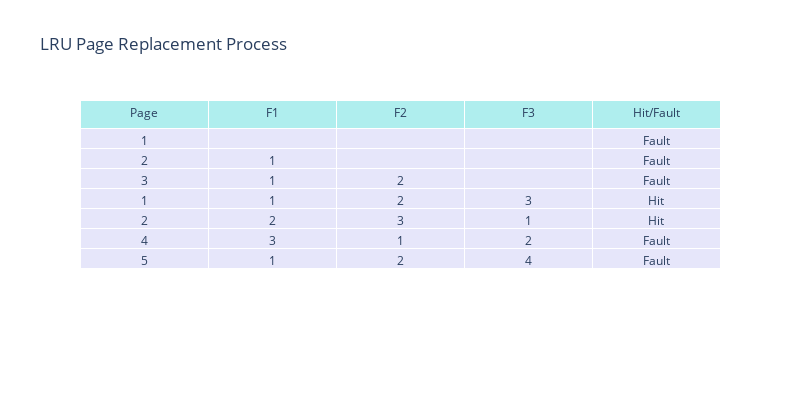

The notebook cell this image was saved under:
### Code cell
import pandas as pd
import plotly.graph_objects as go

class LRUPageReplacement:
    def __init__(self, num_frames):
        self.num_frames = num_frames
        self.frames = []
        self.page_faults = 0
        self.page_hits = 0
        self.page_sequence = []
        self.page_steps = []

    def access_page(self, page):
        step = {"Page": page, "Hit/Fault": "Fault"}
        
        # Track the current state of frames
        frame_state = list(self.frames)
        
        if page in self.frames:
            # Page hit: move the page to the most recently used
            self.page_hits += 1
            step["Hit/Fault"] = "Hit"
            self.page_steps.append((page, frame_state, "Hit"))
            # Move the page to the end (most recently used)
            self.frames.remove(page)
            self.frames.append(page)
            return
        
        # Page fault: add the page or replace the least recently used page
        if len(self.frames) < self.num_frames:
            self.frames.append(page)
        else:
            self.frames.pop(0)  # Remove the least recently used page
            self.frames.append(page)
        
        self.page_faults += 1
        self.page_steps.append((page, frame_state, "Fault"))

    def simulate(self, page_sequence):
        self.page_sequence = page_sequence
        for page in page_sequence:
            self.access_page(page)

    def print_results(self):
        print(f"Page sequence: {self.page_sequence}")
        print(f"Page hits: {self.page_hits}")
        print(f"Page faults: {self.page_faults}")
        print(f"Hit ratio: {self.page_hits / len(self.page_sequence):.2f}")
        print(f"Fault ratio: {self.page_faults / len(self.page_sequence):.2f}")

    def display_table(self):
        # Create DataFrame with steps for displaying
        data = []
        for page, frame_state, hit_fault in self.page_steps:
            row = {'Page': page}
            # Fill in frame columns (F1, F2, ..., Fn)
            for i in range(self.num_frames):
                row[f"F{i+1}"] = frame_state[i] if i < len(frame_state) else ""
            row['Hit/Fault'] = hit_fault
            data.append(row)

        df = pd.DataFrame(data)

        # Create Plotly table
        fig = go.Figure(data=[go.Table(
            header=dict(values=["Page"] + [f"F{i+1}" for i in range(self.num_frames)] + ["Hit/Fault"],
                        fill_color='paleturquoise', align='center'),
            cells=dict(values=[df['Page']] + [df[f"F{i+1}"] for i in range(self.num_frames)] + [df['Hit/Fault']],
                       fill_color='lavender', align='center'))
        ])

        # Update layout for better presentation
        fig.update_layout(
            title="LRU Page Replacement Process",
            height=400,
            width=800
        )

        # Show the table
        fig.show()


# Get user input for the simulation
num_frames = int(input("Enter the number of frames: "))
page_sequence_input = input("Enter the page reference string (space-separated): ")
page_sequence = list(map(int, page_sequence_input.split()))

# Initialize the LRU Page Replacement
lru = LRUPageReplacement(num_frames)

# Simulate the page replacement
lru.simulate(page_sequence)

# Print results
lru.print_results()

# Display the table showing the page replacement process
lru.display_table()

### Figure 1 — Plotly figure (JSON) as saved in the notebook; plotly's stock layout.template omitted (floating-point values rounded to 4 significant figures)
{"data": [{"cells": {"align": "center", "fill": {"color": "lavender"}, "values": [[1, 2, 3, 1, 2, 4, 5], ["", 1, 1, 1, 2, 3, 1], ["", "", 2, 2, 3, 1, 2], ["", "", "", 3, 1, 2, 4], ["Fault", "Fault", "Fault", "Hit", "Hit", "Fault", "Fault"]]}, "header": {"align": "center", "fill": {"color": "paleturquoise"}, "values": ["Page", "F1", "F2", "F3", "Hit/Fault"]}, "type": "table"}], "layout": {"height": 400, "title": {"text": "LRU Page Replacement Process"}, "width": 800}}
